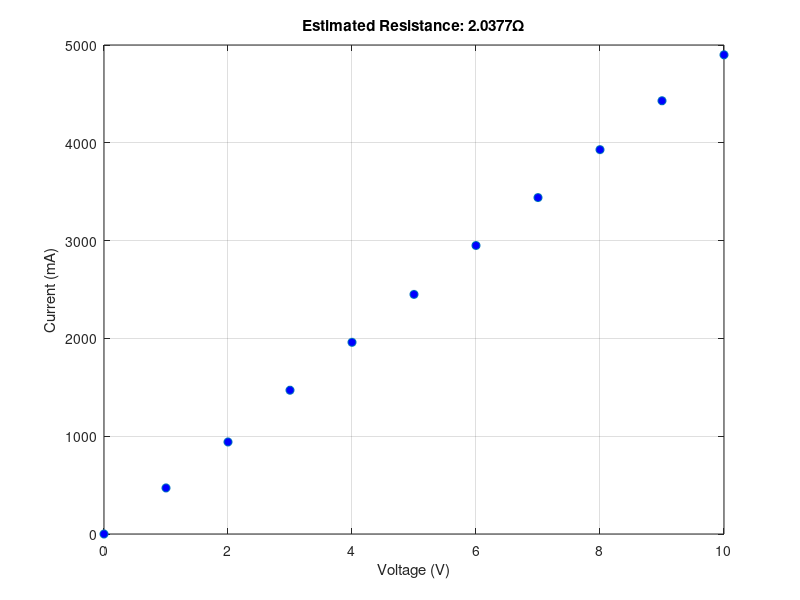

MATLAB code to generate this figure: (Note: this script raises an error after producing the figure.)
clc;clear all;close all;
%% Load
load('section063Mak_Hoque')

%% Part A
% Vman=0:10;
% Iman=[0,.471,.941,1.47,1.96,2.45,2.95,3.44,3.93,4.43,4.9];
R_est=sum(Vman.^2)/sum(Vman.*Iman);
figure
plot(Vman,Iman*1000,'o','MarkerFaceColor','b')
xlabel('Voltage (V)')
ylabel('Current (mA)')
title(['Estimated Resistance: ' num2str(R_est) '\Omega'])
grid on
hold on
[a0,a1,r2]=LinearRegression(Vman,Iman);

fit=a1*Vman;
plot(Vman,fit*1000)
hold off


%% Part B

% Estimate Resistor Value
R_est=sum(Vmeas.^2)/sum(Vmeas.*Imeas);

figure
plot(Vmeas,Imeas*1000,'o','MarkerFaceColor','b')
xlabel('Voltage (V)')
ylabel('Current (mA)')
title(['Estimated Resistance: ' num2str(R_est) '\Omega'])
grid on
hold on
[a0,a1,r2]=LinearRegression(Vmeas,Imeas);

fit=a1*Vmeas;
plot(Vmeas,fit*1000)

hold off
%% Part C
period=[];
ontime=[];
n=length(f(1,:));
%ideal
ontimeis=[]
fis=1/1426; %estimated

for i=1:n
    favg=sum(f(1,:))/n;
    period(:,i)=1/favg;
    ontime(:,i)=(dutycycle(i)/100)*period(i);
    ontimeis(:,i)=(dutycycle(i)/100)*fis;
    
end
figure
plot(dutycycle,ontime,'o-','MarkerFaceColor','r')
hold on
grid on
plot(dutycycle,ontimeis,'o-','MarkerFaceColor','b')

xlabel('Duty Cycle (%)')
ylabel('On-Time (s)')
title('On-time Vs Duty Cycle')
legend('ideal','estimate')





